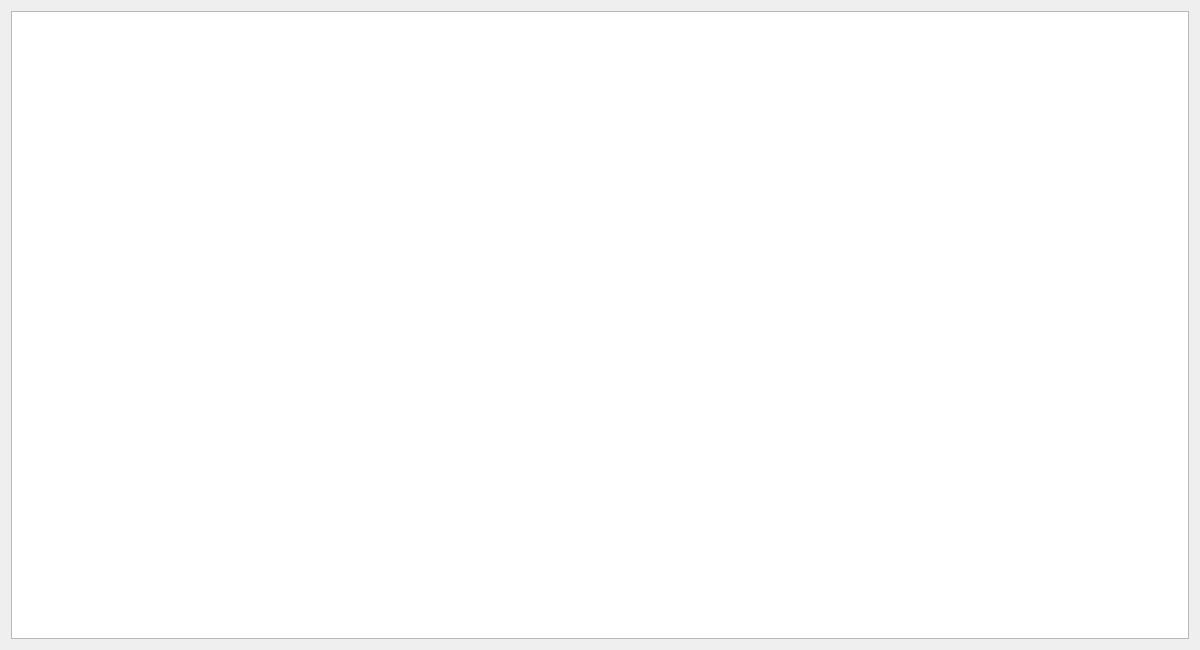
<?xml version="1.0" encoding="UTF-8"?>
<ui version="4.0">
 <class>ShowStudentDialog</class>
 <widget class="QDialog" name="ShowStudentDialog">
  <property name="geometry">
   <rect>
    <x>0</x>
    <y>0</y>
    <width>1200</width>
    <height>650</height>
   </rect>
  </property>
  <property name="windowTitle">
   <string>Dialog</string>
  </property>
  <layout class="QGridLayout" name="gridLayout">
   <item row="0" column="0">
    <widget class="QTreeView" name="treeView">
     <property name="sortingEnabled">
      <bool>true</bool>
     </property>
    </widget>
   </item>
  </layout>
 </widget>
 <resources/>
 <connections/>
</ui>
